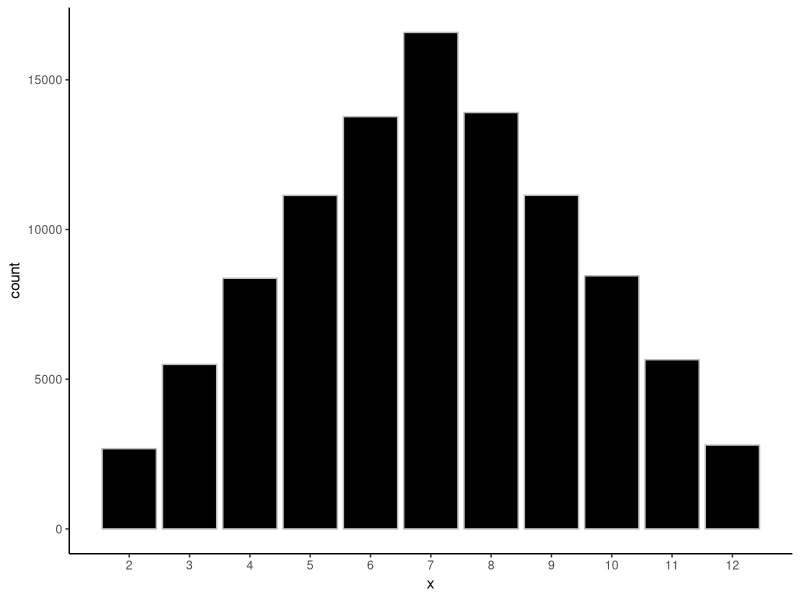

This chart was generated by the following R code:
## ---- chunk 1
knitr::opts_chunk$set(echo = F)
library(tidyverse)
## ---- chunk 2

roll_dice <- function(n) {
  sample(1:6, size = n, replace = T) 
}

roll_dice_add <- function(){
  roll_dice(1) + roll_dice(1)
}

x <- tibble(x = map_int(1:100000, ~ roll_dice_add()))

ggplot(x, aes(x= x)) +
  geom_bar(binwidth = 1, col = "grey", fill = "black") +
  scale_x_continuous(breaks = c(1:12)) +
  theme_classic()
## ---- chunk 3
add_dice <- function(n = 1) {
  stopifnot(is.numeric(n))
  sum(sample(1:6, n, replace = TRUE))
}

roll_dice <- function(n) {
  stopifnot(is.numeric(n))
  map_int(rep(2, n), add_dice(n))
}
